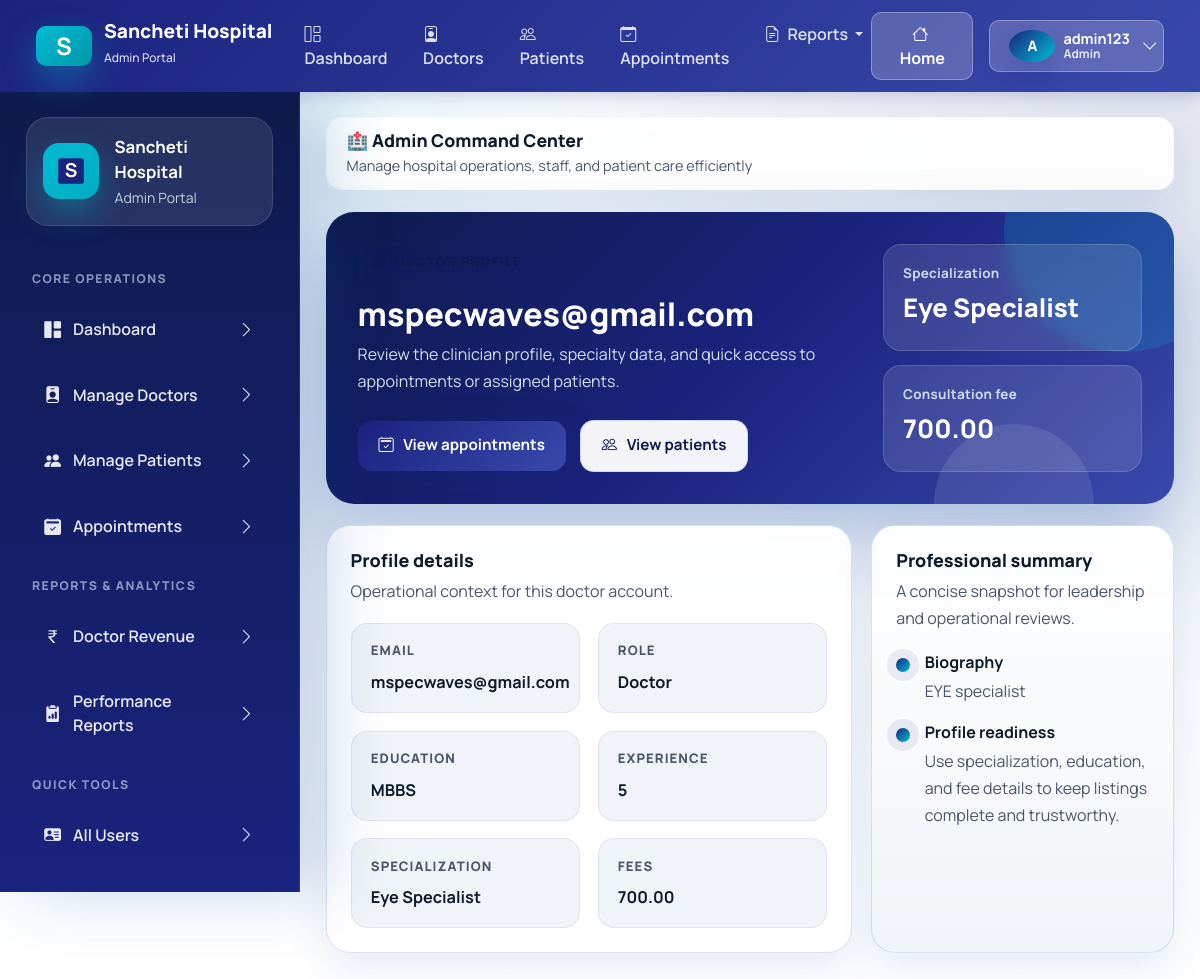
Page /adminpanel/doctor/17/profile/ (signed in) on the committed database.
### accounts/models.py (models this page shows, shortened)
class CustomUser(AbstractUser):
    ROLE_CHOICES = (
        ("admin", "Admin"),
        ("doctor", "Doctor"),
        ("patient", "Patient"),
    )
    username = models.CharField(max_length=150, unique=True, blank=True, null=True)
    email = models.EmailField(unique=True)
    role = models.CharField(max_length=10, choices=ROLE_CHOICES, default="patient")
    education = models.CharField(max_length=200, blank=True, null=True)
    experience = models.IntegerField(blank=True, null=True)
    bio = models.TextField(blank=True, null=True)
    fees = models.DecimalField(max_digits=8, decimal_places=2, blank=True, null=True)
    specialization = models.ForeignKey(
        "Specialization",
        on_delete=models.SET_NULL,
        null=True,
        blank=True
    )
    is_email_verified = models.BooleanField(default=False)
    email_verification_token = models.UUIDField(default=uuid.uuid4, editable=False, null=True, blank=True)
    USERNAME_FIELD = "email"
    REQUIRED_FIELDS = []
    objects = CustomUserManager()

class Specialization(models.Model):
    title = models.CharField(max_length=100, unique=True)

### adminpanel/views.py (the view)
# urls.py: path("doctor/<int:pk>/profile/", views.doctor_profile, name="doctor_profile"),
@login_required
@user_passes_test(is_admin)
def doctor_profile(request, pk):
    doctor = get_object_or_404(CustomUser, pk=pk, role="doctor")
    return render(request, "adminpanel/doctor_profile.html", {"doctor": doctor})

### adminpanel/views.py (called while the page is built)
def is_admin(user):
    return user.role == "admin"

### adminpanel/templates/adminpanel/doctor_profile.html (shortened to what this page needs)
{% extends "base.html" %}
{% block content %}
<section class="page-hero">
    <div>
        <span class="eyebrow">
            <i class="bi bi-person-vcard"></i>
        </span>
        <h2>{{ doctor.first_name|default:doctor.email }}</h2>
        <p>Review the clinician profile, specialty data, and quick access to appointments or assigned patients.</p>
        <div class="inline-actions mt-4">
            <a class="btn-brand" href="{% url 'adminpanel:doctor_appointments' doctor.id %}">
                <i class="bi bi-calendar2-check"></i>
                View appointments
            </a>
            <a class="btn-secondary-soft" href="{% url 'adminpanel:doctor_patients' doctor.id %}">
                <i class="bi bi-people"></i>
                View patients
            </a>
        </div>
    </div>
    <div class="page-hero-side">
        <div class="mini-stat">
            <span class="mini-stat-label">Specialization</span>
            <span class="mini-stat-value">{{ doctor.specialization.title|default:"Unassigned" }}</span>
        </div>
        <div class="mini-stat">
            <span class="mini-stat-label">Consultation fee</span>
            <span class="mini-stat-value">{{ doctor.fees|default:"Not set" }}</span>
        </div>
    </div>
</section>
<section class="content-grid">
    <article class="panel">
        <div class="panel-header">
            <div>
                <h3 class="panel-title">Profile details</h3>
                <p class="panel-copy">Operational context for this doctor account.</p>
            </div>
        </div>
        <div class="info-grid">
            <div class="info-item">
                <label>Email</label>
                <strong>{{ doctor.email }}</strong>
            </div>
            <div class="info-item">
                <label>Role</label>
                <strong class="text-capitalize">{{ doctor.role }}</strong>
            </div>
            <div class="info-item">
                <label>Education</label>
                <strong>{{ doctor.education|default:"Not added" }}</strong>
            </div>
            <div class="info-item">
                <label>Experience</label>
                <strong>{{ doctor.experience|default:"Not added" }}</strong>
            </div>
            <div class="info-item">
                <label>Specialization</label>
                <strong>{{ doctor.specialization.title|default:"Not assigned" }}</strong>
            </div>
            <div class="info-item">
                <label>Fees</label>
                <strong>{{ doctor.fees|default:"Not added" }}</strong>
            </div>
        </div>
    </article>
    <aside class="note-card">
        <h3 class="panel-title">Professional summary</h3>
        <p class="panel-copy">A concise snapshot for leadership and operational reviews.</p>
        <div class="timeline-list">
            <div class="timeline-item">
                <div class="timeline-dot"></div>
                <div>
                    <strong>Biography</strong>
                    <span>{{ doctor.bio|default:"No biography has been added yet." }}</span>
                </div>
            </div>
            <div class="timeline-item">
                <div class="timeline-dot"></div>
                <div>
                    <strong>Profile readiness</strong>
                    <span>Use specialization, education, and fee details to keep listings complete and trustworthy.</span>
                </div>
            </div>
        </div>
    </aside>
</section>
{% endblock %}

### templates/base.html (shortened to what this page needs)
{% load static %}
<!DOCTYPE html>
<html lang="en">
<head>
    <link href="https://cdn.jsdelivr.net/npm/bootstrap@5.3.3/dist/css/bootstrap.min.css" rel="stylesheet">
    <link rel="stylesheet" href="https://cdn.jsdelivr.net/npm/bootstrap-icons@1.11.3/font/bootstrap-icons.min.css">
    <link rel="stylesheet" href="{% static 'css/healthcare-ui.css' %}">
</head>
<body>
    {% if request.user.is_authenticated %}
    <nav class="navbar navbar-expand-lg classic-navbar">
        <div class="container-fluid">
            <a class="navbar-brand" href="{% url 'accounts:home' %}">
                <div class="brand-icon">S</div>
                <div>
                    <div style="line-height: 1;">Sancheti Hospital</div>
                    <small style="font-size: 0.75rem; opacity: 0.85; font-weight: 500;">{{ request.user.role|title }} Portal</small>
                </div>
            </a>
            <div class="collapse navbar-collapse" id="navbarNav">
                <ul class="navbar-nav me-auto mb-2 mb-lg-0 ms-4">
                    {% if request.user.role == "admin" %}
                    <li class="nav-item">
                        <a class="nav-link {% if request.resolver_match.url_name == 'dashboard' and request.resolver_match.namespace == 'adminpanel' %}active{% endif %}" href="{% url 'adminpanel:dashboard' %}">
                            <i class="bi bi-grid-1x2 me-1"></i> Dashboard
                        </a>
                    </li>
                    <li class="nav-item">
                        <a class="nav-link {% if request.resolver_match.url_name == 'doctors_list' %}active{% endif %}" href="{% url 'adminpanel:doctors_list' %}">
                            <i class="bi bi-person-badge me-1"></i> Doctors
                        </a>
                    </li>
                    <li class="nav-item">
                        <a class="nav-link {% if request.resolver_match.url_name == 'patients_list' %}active{% endif %}" href="{% url 'adminpanel:patients_list' %}">
                            <i class="bi bi-people me-1"></i> Patients
                        </a>
                    </li>
                    <li class="nav-item">
                        <a class="nav-link {% if request.resolver_match.url_name == 'appointments' %}active{% endif %}" href="{% url 'adminpanel:appointments' %}">
                            <i class="bi bi-calendar-check me-1"></i> Appointments
                        </a>
                    </li>
                    <li class="nav-item dropdown">
                        <a class="nav-link dropdown-toggle" href="#" role="button" data-bs-toggle="dropdown" aria-expanded="false">
                            <i class="bi bi-file-earmark-text me-1"></i> Reports
                        </a>
                    </li>
                    {% endif %}
                </ul>
                <div class="d-flex align-items-center gap-3">
                    <a class="btn btn-navbar" href="{% url 'accounts:home' %}">
                        <i class="bi bi-house me-1"></i> Home
                    </a>
                    <div class="dropdown">
                        <button class="btn btn-navbar d-flex align-items-center gap-2" type="button" id="userDropdown" data-bs-toggle="dropdown" aria-expanded="false">
                            <div class="avatar-badge" style="width: 32px; height: 32px; font-size: 0.9rem;">{{ request.user.username|first|upper }}</div>
                            <div class="d-none d-md-block text-start" style="line-height: 1.1;">
                                <div style="font-size: 0.9rem; font-weight:700;">{{ request.user.username }}</div>
                                <div style="font-size:0.75rem; opacity:0.85;">{{ request.user.role|title }}</div>
                            </div>
                            <i class="bi bi-chevron-down ms-1"></i>
                        </button>
                    </div>
                </div>
            </div>
        </div>
    </nav>
    <div class="app-shell app-shell-with-top-nav">
        <aside class="app-sidebar d-none d-xl-flex flex-column" data-sidebar>
            <div class="sidebar-brand">
                <div class="brand-icon">
                    <svg width="32" height="32" viewBox="0 0 100 100" fill="none" xmlns="http://www.w3.org/2000/svg">
                        <rect x="10" y="10" width="80" height="80" rx="8" fill="#1a237e"/>
                        <text x="50" y="70" font-size="60" font-weight="bold" fill="white" text-anchor="middle">S</text>
                    </svg>
                </div>
                <div class="brand-copy">
                    <strong>Sancheti Hospital</strong>
                    <span class="text-capitalize">{{ request.user.role }} Portal</span>
                </div>
            </div>
            {% if request.user.role == "admin" %}
            <div class="sidebar-section-label">Core Operations</div>
            <nav class="sidebar-nav">
                <a class="sidebar-link {% if request.resolver_match.namespace == 'adminpanel' and request.resolver_match.url_name == 'dashboard' %}active{% endif %}" href="{% url 'adminpanel:dashboard' %}">
                    <span><i class="bi bi-grid-1x2-fill"></i> Dashboard</span>
                    <i class="bi bi-chevron-right"></i>
                </a>
                <a class="sidebar-link {% if request.resolver_match.namespace == 'adminpanel' and request.resolver_match.url_name == 'doctors_list' %}active{% endif %}" href="{% url 'adminpanel:doctors_list' %}">
                    <span><i class="bi bi-person-badge-fill"></i> Manage Doctors</span>
                    <i class="bi bi-chevron-right"></i>
                </a>
                <a class="sidebar-link {% if request.resolver_match.namespace == 'adminpanel' and request.resolver_match.url_name == 'patients_list' %}active{% endif %}" href="{% url 'adminpanel:patients_list' %}">
                    <span><i class="bi bi-people-fill"></i> Manage Patients</span>
                    <i class="bi bi-chevron-right"></i>
                </a>
                <a class="sidebar-link {% if request.resolver_match.namespace == 'adminpanel' and request.resolver_match.url_name == 'appointments' %}active{% endif %}" href="{% url 'adminpanel:appointments' %}">
                    <span><i class="bi bi-calendar2-check-fill"></i> Appointments</span>
                    <i class="bi bi-chevron-right"></i>
                </a>
            </nav>
            <div class="sidebar-section-label">Reports & Analytics</div>
            <nav class="sidebar-nav">
                <a class="sidebar-link {% if request.resolver_match.namespace == 'adminpanel' and request.resolver_match.url_name == 'doctor_revenue_report' %}active{% endif %}" href="{% url 'adminpanel:doctor_revenue_report' %}">
                    <span><i class="bi bi-currency-rupee"></i> Doctor Revenue</span>
                    <i class="bi bi-chevron-right"></i>
                </a>
                <a class="sidebar-link {% if request.resolver_match.namespace == 'adminpanel' and request.resolver_match.url_name == 'doctor_report' %}active{% endif %}" href="{% url 'adminpanel:doctor_report' %}">
                    <span><i class="bi bi-clipboard2-data-fill"></i> Performance Reports</span>
                    <i class="bi bi-chevron-right"></i>
                </a>
            </nav>
            <div class="sidebar-section-label">Quick Tools</div>
            <nav class="sidebar-nav">
                <a class="sidebar-link {% if request.resolver_match.namespace == 'adminpanel' and request.resolver_match.url_name == 'registered_users' %}active{% endif %}" href="{% url 'adminpanel:registered_users' %}">
                    <span><i class="bi bi-person-vcard-fill"></i> All Users</span>
                    <i class="bi bi-chevron-right"></i>
                </a>
                <a class="sidebar-link {% if request.resolver_match.namespace == 'adminpanel' and request.resolver_match.url_name == 'search_doctor' %}active{% endif %}" href="{% url 'adminpanel:search_doctor' %}">
                    <span><i class="bi bi-search"></i> Search Doctors</span>
                    <i class="bi bi-chevron-right"></i>
                </a>
            </nav>
            {% endif %}
        </aside>
        <main class="content-area">
            <div class="topbar d-none d-xl-block" style="border-radius: 16px; padding: 0.75rem 1.25rem; background: rgba(255,255,255,0.9); border:1px solid rgba(203, 208, 210, 0.1);">
                <div class="topbar-copy">
                    <h1 style="font-size: 1.1rem;">
                        {% if request.user.role == "admin" %}🏥 Admin Command Center{% endif %}
                    </h1>
                    <p style="font-size: 0.9rem;">
                        {% if request.user.role == "admin" %}Manage hospital operations, staff, and patient care efficiently{% endif %}
                    </p>
                </div>
            </div>
            <div class="page-stack">
                {% block content %}{% endblock %}
            </div>
        </main>
    </div>
    {% endif %}
</body>
</html>

### templates/base.html (style rules this page uses)
.classic-navbar { background: linear-gradient(135deg, #1a237e 0%, #3949ab 100%); box-shadow: 0 4px 16px rgba(26, 35, 126, 0.2); padding: 0.75rem 1.5rem; position: sticky; top: 0; z-index: 1050; }
.classic-navbar .navbar-brand { display: flex; align-items: center; gap: 12px; color: white !important; font-weight: 800; font-size: 1.2rem; }
.classic-navbar .brand-icon { width: 40px; height: 40px; border-radius: 10px; background: linear-gradient(135deg, #00bcd4 0%, #0097a7 100%); display: grid; place-items: center; font-weight: bold; font-size: 1.5rem; color: white; }
.classic-navbar .nav-link { color: rgba(255,255,255,0.85) !important; font-weight: 600; padding: 0.5rem 1rem; transition: all 0.2s ease; }
.classic-navbar .btn-navbar { background: rgba(255,255,255,0.2); border: 1px solid rgba(255,255,255,0.3); color: white; font-weight: 700; border-radius: 10px; padding: 0.55rem 1.2rem; transition: all 0.2s ease; }
.app-shell-with-top-nav { padding-top: 0; }

### rows in the picture
CustomUser: user.role "Admin", user.username|first "A", user.username "admin123"
CustomUser: first_name "mspecwaves@gmail.com", specialization "Eye Specialist", fees "700.00", email "mspecwaves@gmail.com", role "Doctor", education "MBBS", experience "5", bio "EYE specialist"
